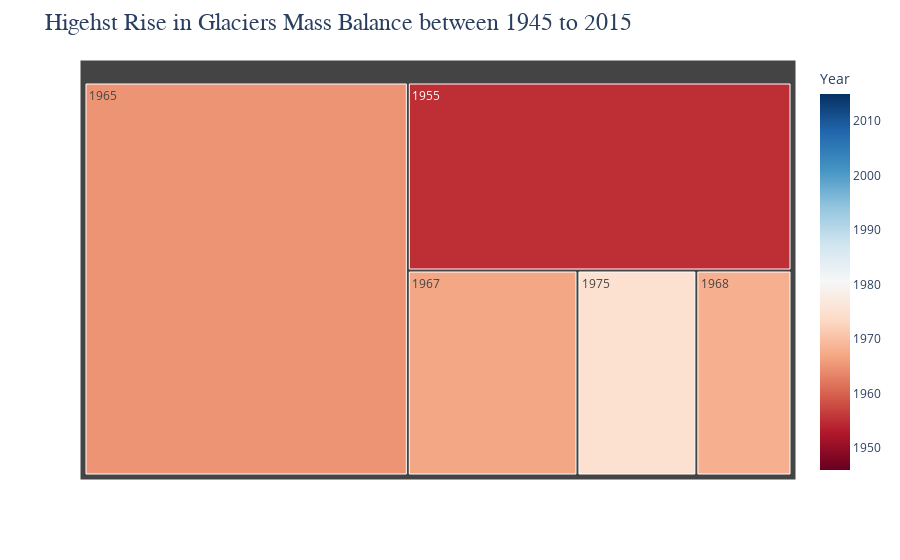

Notebook source saved alongside this figure:
### Markdown cell above
The following are the years with the highest change in mass balance.

### Code cell
fig = px.treemap(glaciers_df, path=["Year"], values="Change in mass balance",
                 color="Year", color_continuous_scale="RdBu")


fig.update_layout(
    title=dict(
        text="Higehst Rise in Glaciers Mass Balance between 1945 to 2015",
        font=dict(
            family="Arial",
            size=24
        )
    )
)

fig.show()

### Figure 1 — Plotly figure (JSON) as saved in the notebook; plotly's stock layout.template omitted (floating-point values rounded to 4 significant figures)
{"data": [{"branchvalues": "total", "customdata": [[null], [1946.0], [1947], [1948], [1949], [1950], [1951.0], [1952.0], [1953.0], [1954], [1955], [1956], [1957], [1958.0], [1959], [1960], [1961], [1962], [1963], [1964.0], [1965], [1966], [1967], [1968], [1969], [1970.0], [1971.0], [1972], [1973], [1974], [1975.0], [1976], [1977.0], [1978.0], [1979.0], [1980], [1981], [1982], [1983.0], [1984], [1985.0], [1986], [1987], [1988], [1989], [1990.0], [1991.0], [1992], [1993], [1994], [1995], [1996], [1997], [1998], [1999], [2000], [2001], [2002.0], [2003.0], [2004], [2005], [2006.0], [2007.0], [2008], [2009], [2010.0], [2011.0], [2012], [2013], [2014], [2015]], "domain": {"x": [0, 1], "y": [0, 1]}, "hovertemplate": "labels=%{label}<br>Change in mass balance=%{value}<br>parent=%{parent}<br>id=%{id}<br>Year=%{color}<extra></extra>", "ids": ["1945", "1946", "1947", "1948", "1949", "1950", "1951", "1952", "1953", "1954", "1955", "1956", "1957", "1958", "1959", "1960", "1961", "1962", "1963", "1964", "1965", "1966", "1967", "1968", "1969", "1970", "1971", "1972", "1973", "1974", "1975", "1976", "1977", "1978", "1979", "1980", "1981", "1982", "1983", "1984", "1985", "1986", "1987", "1988", "1989", "1990", "1991", "1992", "1993", "1994", "1995", "1996", "1997", "1998", "1999", "2000", "2001", "2002", "2003", "2004", "2005", "2006", "2007", "2008", "2009", "2010", "2011", "2012", "2013", "2014", "2015"], "labels": ["1945", "1946", "1947", "1948", "1949", "1950", "1951", "1952", "1953", "1954", "1955", "1956", "1957", "1958", "1959", "1960", "1961", "1962", "1963", "1964", "1965", "1966", "1967", "1968", "1969", "1970", "1971", "1972", "1973", "1974", "1975", "1976", "1977", "1978", "1979", "1980", "1981", "1982", "1983", "1984", "1985", "1986", "1987", "1988", "1989", "1990", "1991", "1992", "1993", "1994", "1995", "1996", "1997", "1998", "1999", "2000", "2001", "2002", "2003", "2004", "2005", "2006", "2007", "2008", "2009", "2010", "2011", "2012", "2013", "2014", "2015"], "marker": {"coloraxis": "coloraxis", "colors": [null, 1946.0, 1947, 1948, 1949, 1950, 1951.0, 1952.0, 1953.0, 1954, 1955, 1956, 1957, 1958.0, 1959, 1960, 1961, 1962, 1963, 1964.0, 1965, 1966, 1967, 1968, 1969, 1970.0, 1971.0, 1972, 1973, 1974, 1975.0, 1976, 1977.0, 1978.0, 1979.0, 1980, 1981, 1982, 1983.0, 1984, 1985.0, 1986, 1987, 1988, 1989, 1990.0, 1991.0, 1992, 1993, 1994, 1995, 1996, 1997, 1998, 1999, 2000, 2001, 2002.0, 2003.0, 2004, 2005, 2006.0, 2007.0, 2008, 2009, 2010.0, 2011.0, 2012, 2013, 2014, 2015]}, "name": "", "parents": ["", "", "", "", "", "", "", "", "", "", "", "", "", "", "", "", "", "", "", "", "", "", "", "", "", "", "", "", "", "", "", "", "", "", "", "", "", "", "", "", "", "", "", "", "", "", "", "", "", "", "", "", "", "", "", "", "", "", "", "", "", "", "", "", "", "", "", "", "", "", ""], "type": "treemap", "values": [0, -0.54, -1.88, -0.29, -0.43, -1.005, -0.387, -0.423, -0.671, -0.431, 0.222, -0.213, -0.141, -0.751, -0.613, -0.363, -0.226, -0.168, -0.444, -0.117, 0.391, -0.148, 0.107, 0.06, -0.5, -0.379, -0.171, -0.161, -0.107, -0.081, 0.075, -0.099, -0.049, -0.072, -0.364, -0.188, -0.079, -0.451, -0.026, -0.045, -0.349, -0.542, -0.048, -0.462, -0.091, -0.345, -0.538, -0.316, -0.233, -0.604, -0.227, -0.41, -0.55, -0.85, -0.355, -0.054, -0.334, -0.651, -1.246, -0.712, -0.745, -1.154, -0.68, -0.504, -0.677, -0.697, -1.088, -0.664, -0.858, -0.798, -1.162]}], "layout": {"coloraxis": {"colorbar": {"title": {"text": "Year"}}, "colorscale": [[0, "rgb(103,0,31)"], [0.1, "rgb(178,24,43)"], [0.2, "rgb(214,96,77)"], [0.3, "rgb(244,165,130)"], [0.4, "rgb(253,219,199)"], [0.5, "rgb(247,247,247)"], [0.6, "rgb(209,229,240)"], [0.7, "rgb(146,197,222)"], [0.8, "rgb(67,147,195)"], [0.9, "rgb(33,102,172)"], [1, "rgb(5,48,97)"]]}, "legend": {"tracegroupgap": 0}, "margin": {"t": 60}, "title": {"font": {"family": "Arial", "size": 24}, "text": "Higehst Rise in Glaciers Mass Balance between 1945 to 2015"}}}
